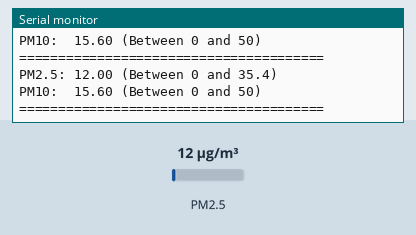
The sketch below on a simulated ESP8266 (NodeMCU). Parts: the last lines printed to the serial monitor. The test bench sets the inputs (shaded band); at power-on: PM2.5 12 µg/m³.

Above: at 2.8 s.
2.9 s: PM2.5 set to 6 µg/m³
At 3.9 s:
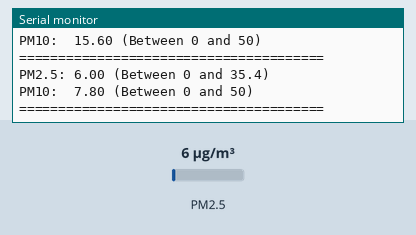
4.4 s: PM2.5 set to 75 µg/m³
At 6.0 s:
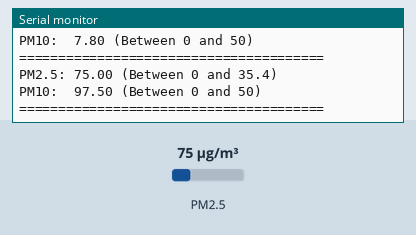
Timing chart, 0 to 7.5 s (numbered marks = the images above; inputs shaded):
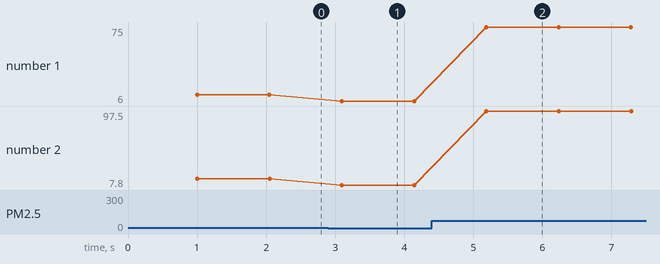

The sketch:

sds011.ino
```cpp
#ifdef ESP32
#error ESP32 does not work with SoftSerial, use HardwareSerial example instead
#endif


#include <SDS011.h>
#include <Arduino.h>
#include <string>
#include <ESP8266WiFi.h>
#include <ESP8266WiFiMulti.h>

#include <ESP8266HTTPClient.h>

using namespace std;
float p10, p25;
int error;
ESP8266WiFiMulti WiFiMulti;
SDS011 my_sds;

void setup() {
  my_sds.begin(5, 4); //RX, TXd
  Serial.begin(9600);
  Serial.println("Hello");
//  connect();
}

void loop() {
  error = my_sds.read(&p25, &p10);
  if (!error) {
    Serial.println("PM2.5: " + String(p25) + " (Between 0 and 35.4)");
    Serial.println("PM10:  " + String(p10) + " (Between 0 and 50)");
    Serial.println("=======================================");
//    httpRequest(p25,p10);
  }
  delay(100);
}
//void httpRequest(double pm25,double pm10) {
//  // wait for WiFi connection
//  if ((WiFiMulti.run() == WL_CONNECTED)) {
//
//    WiFiClient client;
//    HTTPClient http; //must be declared after WiFiClient for correct destruction order, because used by http.begin(client,...)
//
//    Serial.print("Connected!");
//
//    String urlTripleStore = "http://192.168.43.132/air-quality-control/DustSensor/sendDustTripleStore.php?pm25=";
////    String url="http://www.google.com/";
//    urlTripleStore+=pm25;
//    urlTripleStore+="&pm10=";
//    urlTripleStore+=pm10;
//    Serial.println(urlTripleStore);
//    http.begin(client, urlTripleStore);
//
//    String urlInflux= "http://192.168.43.132/air-quality-control/DustSensor/sendDustInflux.php?pm25=";
//    urlInflux+=pm25;
//    urlInflux+="&pm10=";
//    urlInflux+=pm10;
//    Serial.println(urlInflux);
//    http.begin(client, urlInflux);
//
//
//
//    Serial.print("[HTTP] GET...\n");
//    // start connection and send HTTP header
//    int httpCode = http.GET();
//    if (httpCode > 0) {
//      // HTTP header has been send and Server response header has been handled
//      Serial.printf("[HTTP] GET... code: %d\n", httpCode);
//
//      // file found at server
//      if (httpCode == HTTP_CODE_OK) {
//
//        // get lenght of document (is -1 when Server sends no Content-Length header)
//        int len = http.getSize();
//
//        // create buffer for read
//        uint8_t buff[128] = { 0 };
//
//#if 0
//        // with API
//        Serial.println(http.getString());
//#else
//        // or "by hand"
//
//        // get tcp stream
//        WiFiClient * stream = &client;
//
//        // read all data from server
////        while (http.connected() && (len > 0 || len == -1)) {
////          // read up to 128 byte
////          int c = stream->readBytes(buff, std::min((size_t)len, sizeof(buff)));
////          Serial.printf("readBytes: %d\n", c);
////          if (!c) {
////            Serial.println("read timeout");
////          }
////
////          // write it to Serial
////          Serial.write(buff, c);
////
////          if (len > 0) {
////            len -= c;
////          }
////        }
//#endif
//
//        Serial.println();
//        Serial.print("[HTTP] connection closed or file end.\n");
//      }
//    } else {
//      Serial.printf("[HTTP] GET... failed, error: %s\n", http.errorToString(httpCode).c_str());
//    }
//
//    http.end();
//  }
//  else
//  {
//    Serial.printf("Not connected");
//  }
//
//  delay(5000);
//}
//void connect() {
//
//  Serial.println();
//  Serial.println();
//  Serial.println();
//
//  for (uint8_t t = 4; t > 0; t--) {
//    Serial.printf("[SETUP] WAIT %d...\n", t);
//    Serial.flush();
//    delay(1000);
//  }
//
//  WiFi.mode(WIFI_STA);
//  WiFiMulti.addAP("Ahmad'sPhone", "12345678");
//
//}
```

Measured:
- after the input at 2.9 s, the serial monitor: prints a new line after 0.20 s (image 1)
- after the input at 4.4 s, the serial monitor: prints a new line after 0.79 s (image 2)
- plotted number 1: 12 → 6 after the input at 2.9 s, 6 → 75 after the input at 4.4 s
- plotted number 2: 15.6 → 7.8 after the input at 2.9 s, 7.8 → 97.5 after the input at 4.4 s
